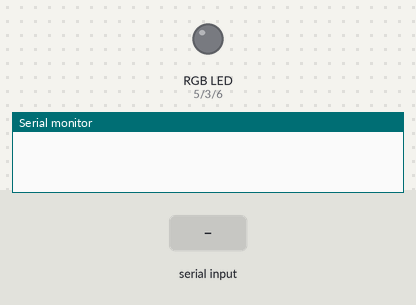
Simulated run of this sketch. Board: Arduino Uno, built with avr-gcc and run on an emulated ATmega328P. Parts: an RGB LED mixed from three pins (HIGH = lit), the last lines printed to the serial monitor. The inputs (shaded band) are chosen by the test bench.

Above: at 1.2 s.
1.3 s: "90,45,200\n" received over Serial
At 1.8 s:
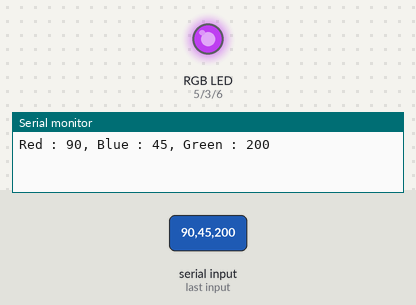
2.8 s: "30,150,10\n" received over Serial
At 4.0 s:
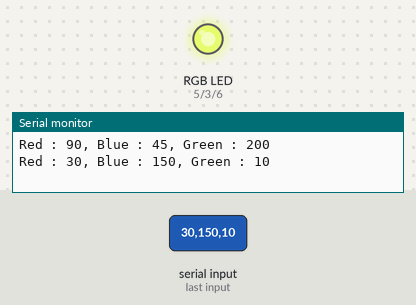
4.3 s: "1,90,45\n" received over Serial
At 5.2 s:
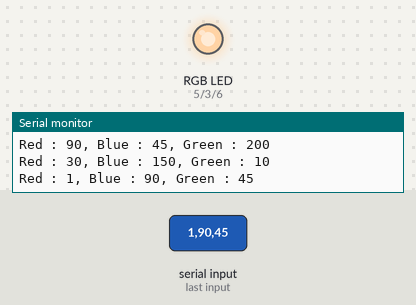
Timing chart, 0 to 7.3 s (numbered marks = the images above; inputs shaded):
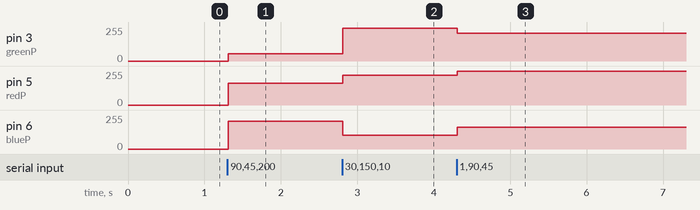

Measured:
- after the input at 1.3 s, pin 3 (greenP): 0/255 → 55/255 at once; pin 5 (redP): 0/255 → 165/255 at once; pin 6 (blueP): 0/255 → 210/255 at once
- after the input at 2.8 s, pin 3 (greenP): 55/255 → 245/255 at once; pin 5 (redP): 165/255 → 225/255 at once; pin 6 (blueP): 210/255 → 105/255 at once
- after the input at 4.3 s, pin 3 (greenP): 245/255 → 210/255 at once; pin 5 (redP): 225/255 → 254/255 at once; pin 6 (blueP): 105/255 → 165/255 at once

The sketch:

sketch_sep22a.ino
```cpp
int redP = 5;
int blueP = 6;
int greenP = 3;

void setup() {
  Serial.begin(9600);
  pinMode(redP, OUTPUT);
  pinMode(blueP, OUTPUT);
  pinMode(greenP, OUTPUT);

  digitalWrite(redP, 0);
  digitalWrite(blueP, 0);
  digitalWrite(greenP, 0);
}

void loop() {
  while(Serial.available() > 0)
  {
    int red = Serial.parseInt();
    int blue = Serial.parseInt();
    int green = Serial.parseInt();


  if(Serial.read() == '\n')
  {
    red = 255 - constrain(red, 0, 255);
    blue = 255 - constrain(blue, 0, 255);
    green = 255 - constrain(green, 0, 255);

    analogWrite(redP, red);
    analogWrite(blueP, blue);
    analogWrite(greenP, green);

    Serial.print("Red : " + String(255 - red));
    Serial.print(", Blue : " + String(255 - blue));
    Serial.println(", Green : " + String(255 - green));
  }
 }
}
```
